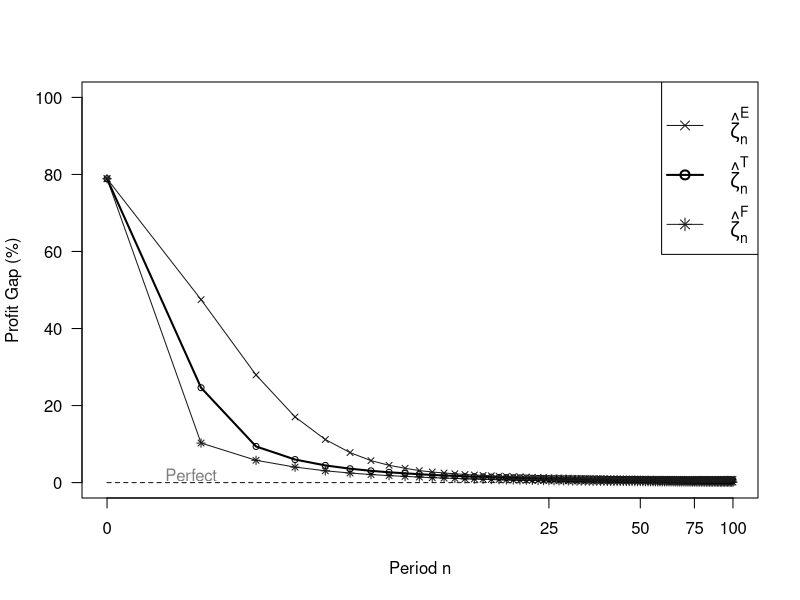

Write the R code that produced this figure.
#################
# R code for analyzing output and plot figures
# v2.0 (organized on 2014-05-02) for revision 2
# for Figure 6 (plot of simulation results) in the paper
# published on https://github.com/tong-wang/NVLearning
#################

#NEED TO FIRST SET R WORKING DIRECTORY TO WHERE THE FILES ARE LOCATED!!!
setwd("~/Dropbox/Research/CensoredDemand/NVLearning.git/output/Simulation")


simu <- read.table("byPeriod/NVLearning-Simulation.byPeriod.l10.b0.0625.c1.txt", header=TRUE)
head(simu)





# plot of per-period profit
simu.profit <- simu[, 1:9]
simu.profit$n <- simu.profit$n+1
n.max <- max(simu.profit$n)
simu.profit$percF <- 100*(1-simu.profit$avgPF/simu.profit$avgPP)
simu.profit$percT <- 100*(1-simu.profit$avgPT/simu.profit$avgPP)
simu.profit$percE <- 100*(1-simu.profit$avgPE/simu.profit$avgPP)
simu.profit$percF.u <- 100*(1-(simu.profit$avgPF-simu.profit$sdPF)/simu.profit$avgPP)
simu.profit$percT.u <- 100*(1-(simu.profit$avgPT-simu.profit$sdPT)/simu.profit$avgPP)
simu.profit$percE.u <- 100*(1-(simu.profit$avgPE-simu.profit$sdPE)/simu.profit$avgPP)
simu.profit$percF.l <- 100*(1-(simu.profit$avgPF+simu.profit$sdPF)/simu.profit$avgPP)
simu.profit$percT.l <- 100*(1-(simu.profit$avgPT+simu.profit$sdPT)/simu.profit$avgPP)
simu.profit$percE.l <- 100*(1-(simu.profit$avgPE+simu.profit$sdPE)/simu.profit$avgPP)

head(simu.profit)




xrange = log10(range(simu.profit$n))
yrange.profit = c(0, 100)

##plot confidence interval as an area plot by using PLOYGON()  
xx <- c(rev(simu.profit$n), simu.profit$n)
CIF <- c(rev(simu.profit$percF.u), simu.profit$percF.l)
CIT <- c(rev(simu.profit$percT.u), simu.profit$percT.l)
CIE <- c(rev(simu.profit$percE.u), simu.profit$percE.l)



pdf('Figure-Simulation-Profit-1.pdf', width = 8, height = 8)

plot(xrange, yrange.profit, type="n", xlab="Period n", ylab="Profit Gap (%)", xaxt="n", yaxt="n")

# shade for confidence intervals
#polygon(log10(xx), CIF, col="grey90", border=NA)
#polygon(log10(xx), CIT, col="grey90", border=NA)
#polygon(log10(xx), CIE, col="grey90", border=NA)

#P model (in dashed line)
lines(xrange, c(0,0), lty=2, lwd=1, col="grey10")
text(x=0.27, y=2, "Perfect", col="grey50")

#F model
lines(log10(simu.profit$n), simu.profit$percF, lty=1, lwd=1, col="grey10")
points(log10(simu.profit$n), simu.profit$percF, pch=8, cex=.8, col="grey10")

#T model
lines(log10(simu.profit$n), simu.profit$percT, lty=1, lwd=2)
points(log10(simu.profit$n), simu.profit$percT, pch=1, cex=.8)

#E model
lines(log10(simu.profit$n), simu.profit$percE, lty=1, lwd=1, col="grey10")
points(log10(simu.profit$n), simu.profit$percE, pch=4, cex=.8, col="grey10")



axis(side=1, at=log10(seq(1, n.max, 25)), labels=c(0, seq(25, n.max, 25)))
axis(side=2, las=1)

legend(x="topright", inset=0, legend=c(expression(hat(zeta)[n]^{E}), expression(hat(zeta)[n]^{T}), expression(hat(zeta)[n]^{F})), lty=c(1,1,1), lwd=c(1,2,1), pch=c(4,1,8), col=c("grey10", "black", "grey10"), x.intersp=1.5, y.intersp=1.5, cex=1.2)

dev.off()






